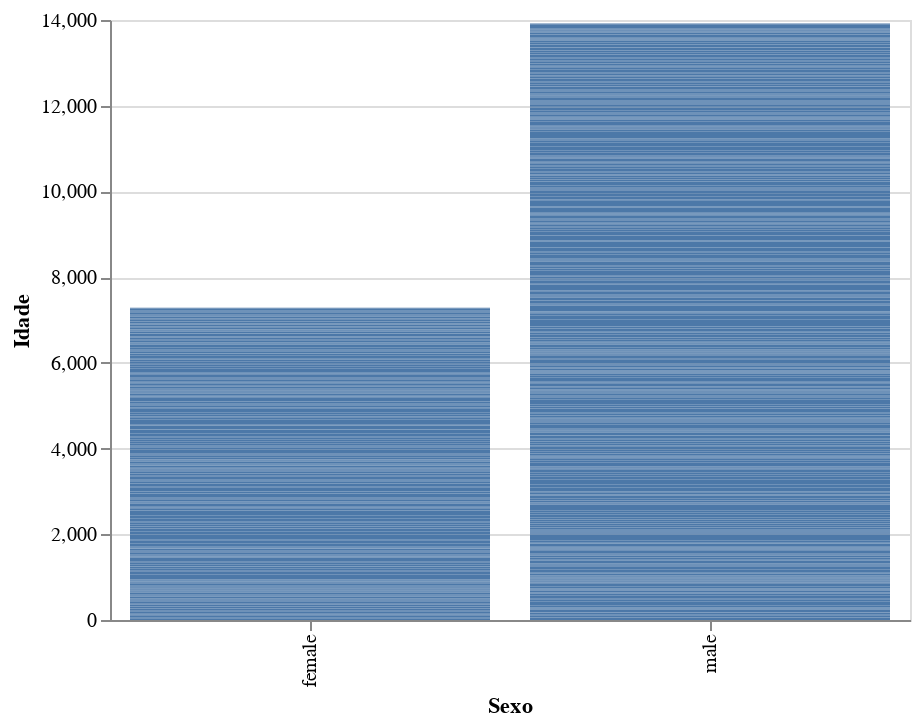

The code cell stored with this chart in its notebook:
### Code cell
Visualization.bar_interactive(df, "Sex", "Age", xlabel="Sexo", ylabel="Idade", hover=["Pclass"])

### Figure 1 — Vega-Lite specification as saved in the notebook (floating-point values rounded to 4 significant figures; data arrays with more than 128 entries replaced by an {"elided": "..."} marker saying what was removed)
{"config": {"view": {"continuousWidth": 400, "continuousHeight": 300}}, "data": {"name": "data-1c3d672c0742087dac9e66d94c415e78"}, "mark": "bar", "encoding": {"tooltip": [{"type": "quantitative", "field": "Pclass"}], "x": {"type": "nominal", "field": "Sex", "title": "Sexo"}, "y": {"type": "quantitative", "field": "Age", "title": "Idade"}}, "height": 300, "selection": {"selector001": {"type": "interval", "bind": "scales", "encodings": ["x", "y"]}}, "width": 400, "$schema": "https://vega.github.io/schema/vega-lite/v4.8.1.json", "datasets": {"data-1c3d672c0742087dac9e66d94c415e78": {"elided": "714 records"}}}
